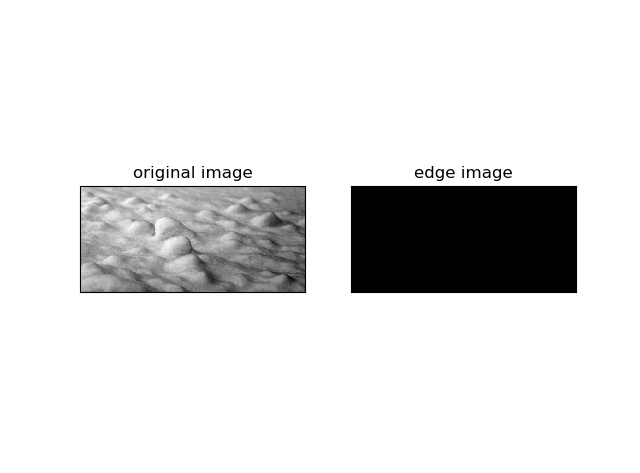

Source code (Python):
import cv2
import numpy as np
import matplotlib.pyplot as plt

img = cv2.imread('img/snow.jpg',0)
edges = cv2.Canny(img,100,200) #参数 图片，minval，maxval,kernel = 3

plt.subplot(121) #121表示行数，列数，图片的序号即共一行两列，第一张图
plt.imshow(img,cmap='gray') #cmap :colormap 设置颜色
plt.title('original image'),plt.xticks([]),plt.yticks([]) #坐标轴起点，终点的值
plt.subplot(122),plt.imshow(edges,cmap = 'gray')
plt.title('edge image'),plt.xticks([]),plt.yticks([])

plt.show()
